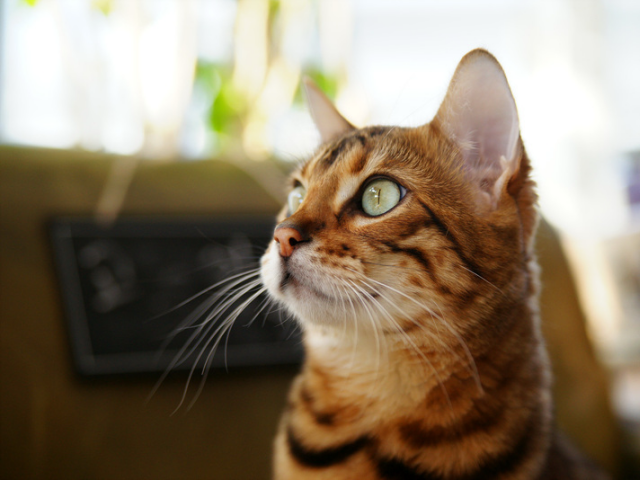
#> input picture start to book/images/cat.bmp, 640 x 480 px
$ python embossing.py
#> lines starting #> are read from the running program, lines starting #| are printed output that depends on the picture
import cv2
import numpy as np

def embossing():
    src = cv2.imread("images/cat.bmp", cv2.IMREAD_GRAYSCALE)
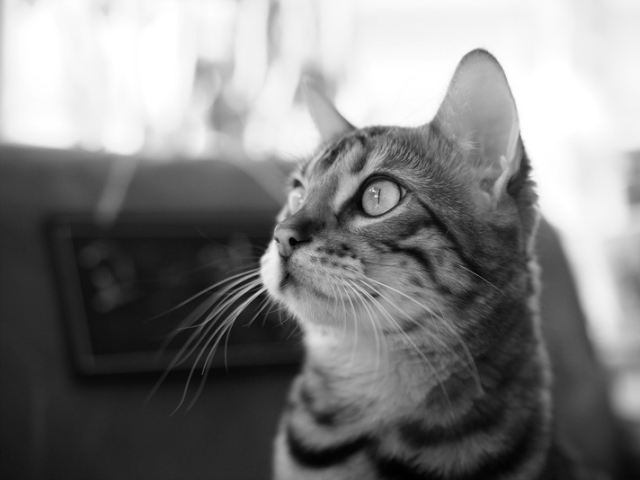
#> src: shape (480, 640); min 0, max 255, mean 127.8

    if src is None:
        return

    data = np.array([[-1, -1, 0],
                    [-1, 0, 1],
                    [0, 1, 1]], np.float32)

    dst = cv2.filter2D(src, -1, data, delta=128)
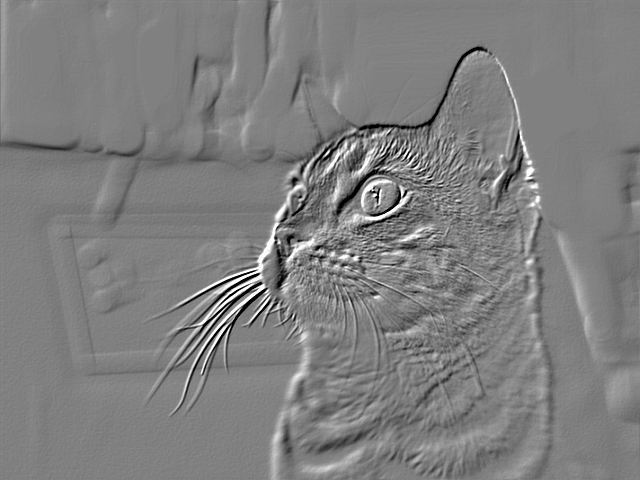
#> dst: shape (480, 640); min 0, max 255, mean 126.9

    cv2.imshow('src', src)
    cv2.imshow('dst', dst)
    cv2.waitKey()
    cv2.destroyAllWindows()

if __name__ == "__main__":
    embossing()

$ run again, with start to book/images/airplane.bmp copied over start to book/images/cat.bmp
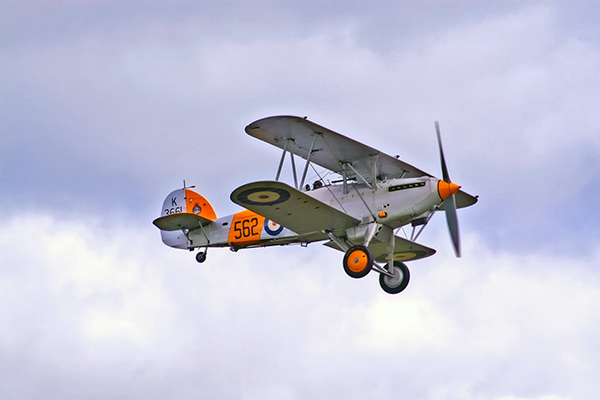
#> input picture start to book/images/airplane.bmp, 600 x 400 px
#> in embossing, `src = cv2.imread("images/cat.bmp", cv2.IMREAD_GRAYSCALE)`:
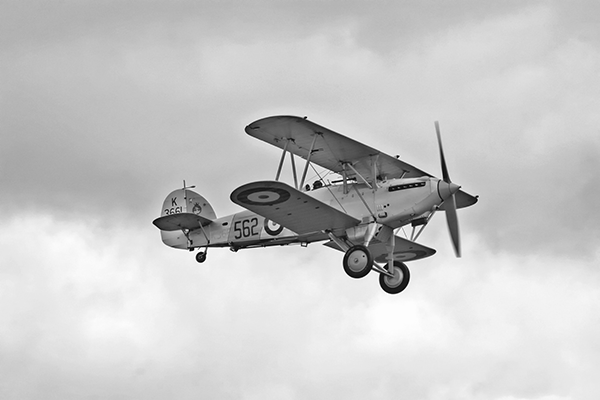
#> src: shape (400, 600); min 0, max 255, mean 199.6
#> in embossing, `dst = cv2.filter2D(src, -1, data, delta=128)`:
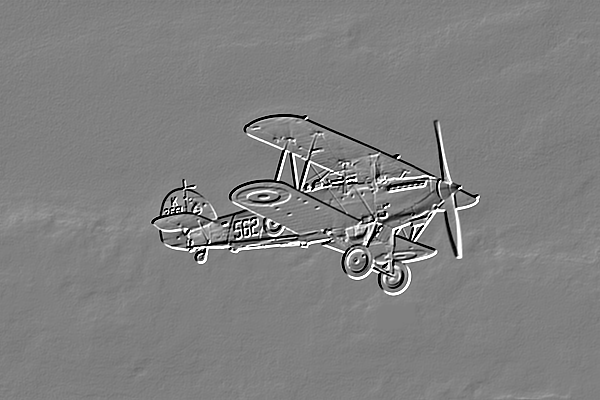
#> dst: shape (400, 600); min 0, max 255, mean 128.1

$ run again, with start to book/images/card.bmp copied over start to book/images/cat.bmp
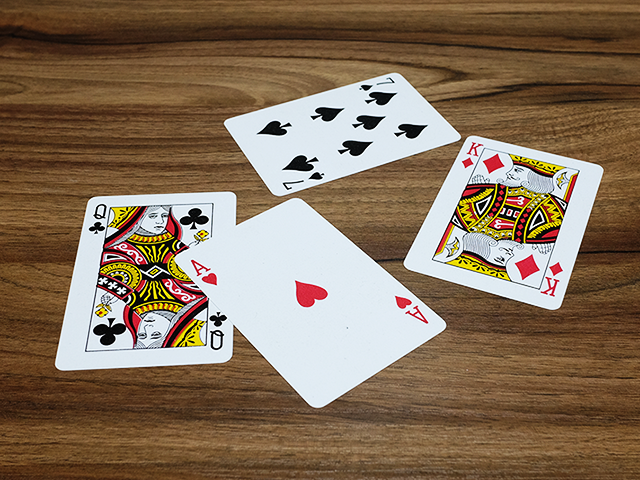
#> input picture start to book/images/card.bmp, 640 x 480 px
#> in embossing, `src = cv2.imread("images/cat.bmp", cv2.IMREAD_GRAYSCALE)`:
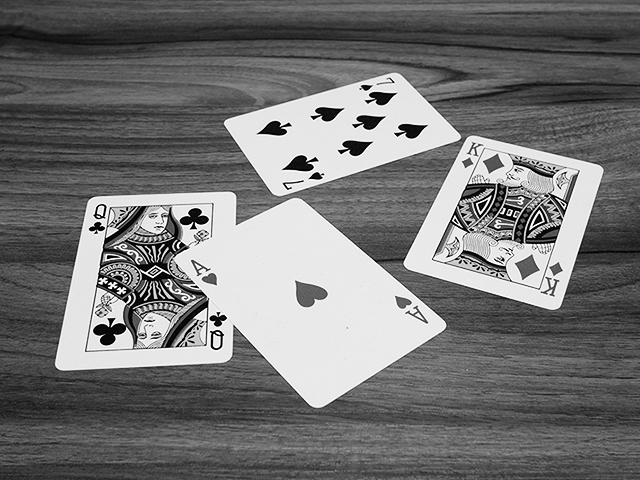
#> src: shape (480, 640); min 0, max 255, mean 116.2
#> in embossing, `dst = cv2.filter2D(src, -1, data, delta=128)`:
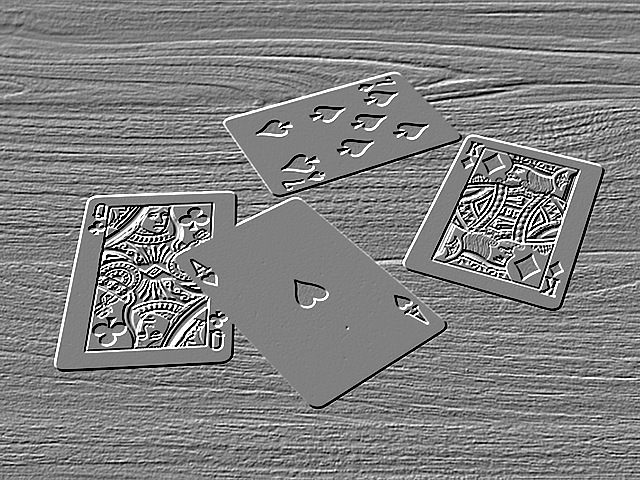
#> dst: shape (480, 640); min 0, max 255, mean 128.2

$ run again, with start to book/images/circuit.bmp copied over start to book/images/cat.bmp
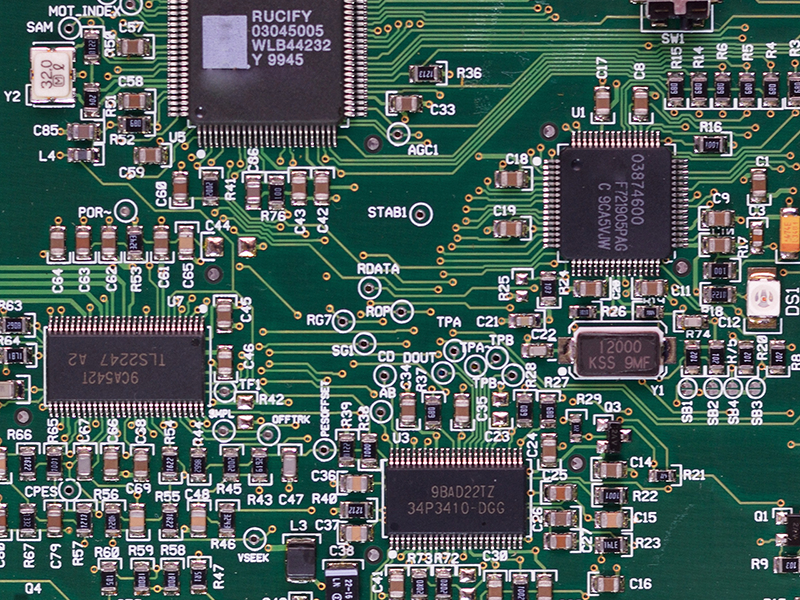
#> input picture start to book/images/circuit.bmp, 800 x 600 px
#> in embossing, `src = cv2.imread("images/cat.bmp", cv2.IMREAD_GRAYSCALE)`:
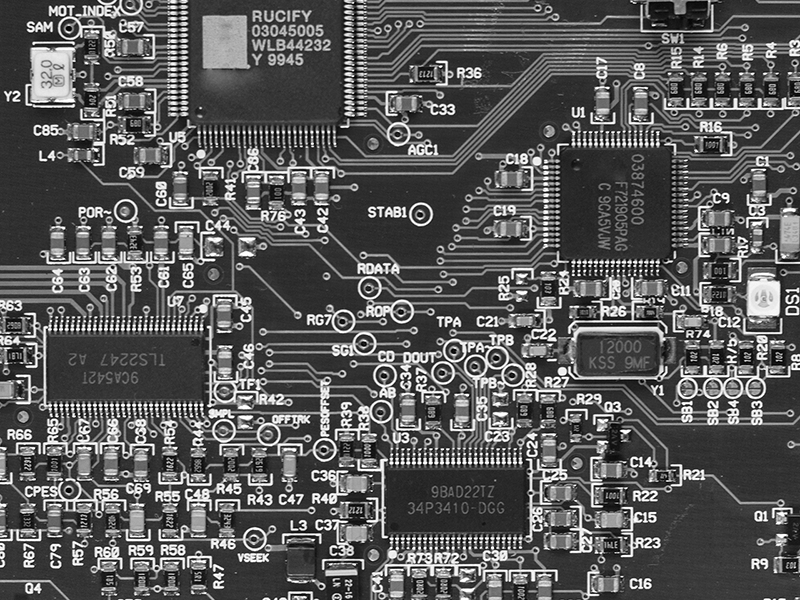
#> src: shape (600, 800); min 0, max 255, mean 89.4
#> in embossing, `dst = cv2.filter2D(src, -1, data, delta=128)`:
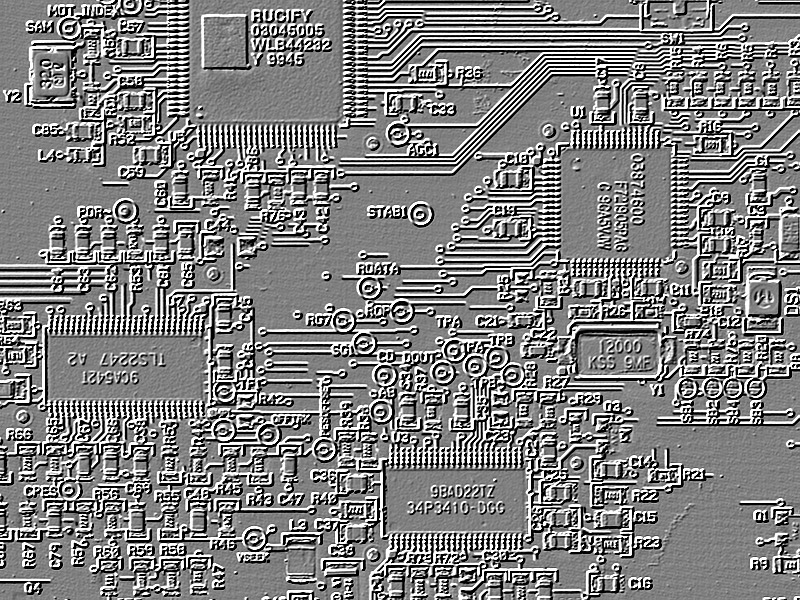
#> dst: shape (600, 800); min 0, max 255, mean 128.1
